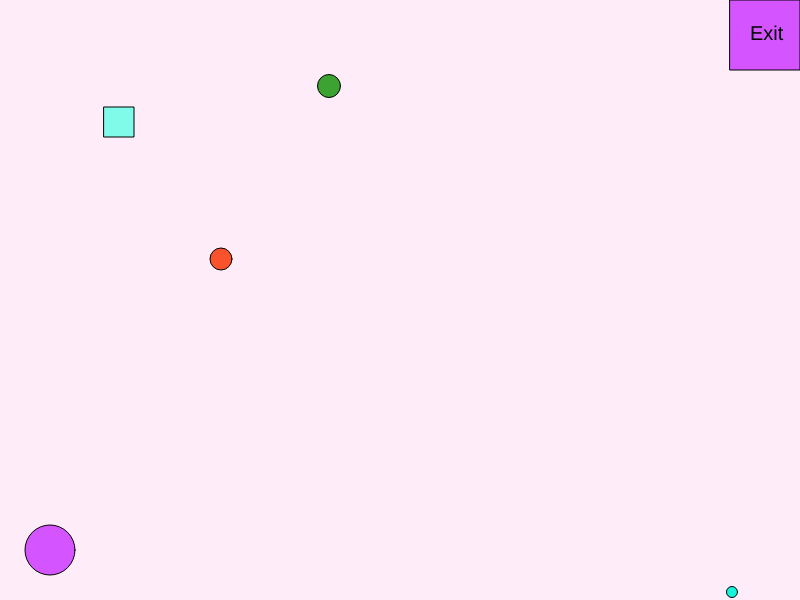
Frame 1 (no input)
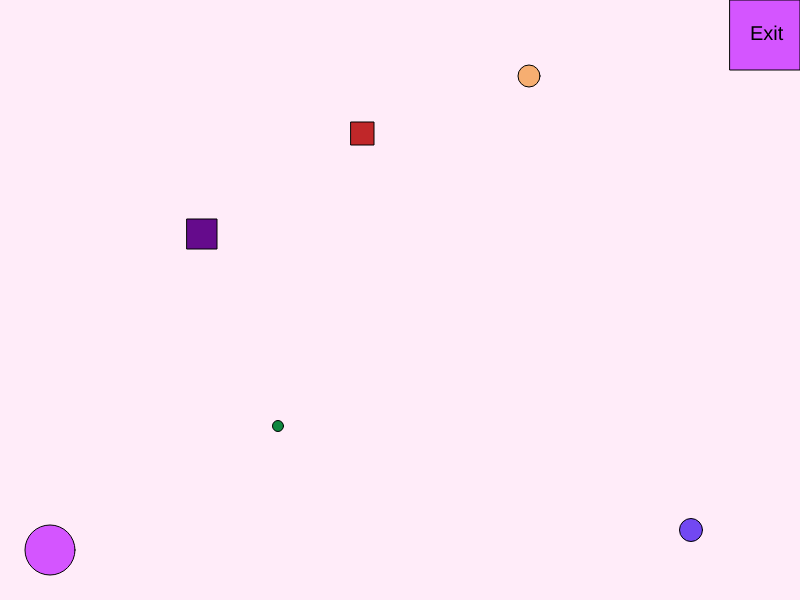
Frame 60 (no input)
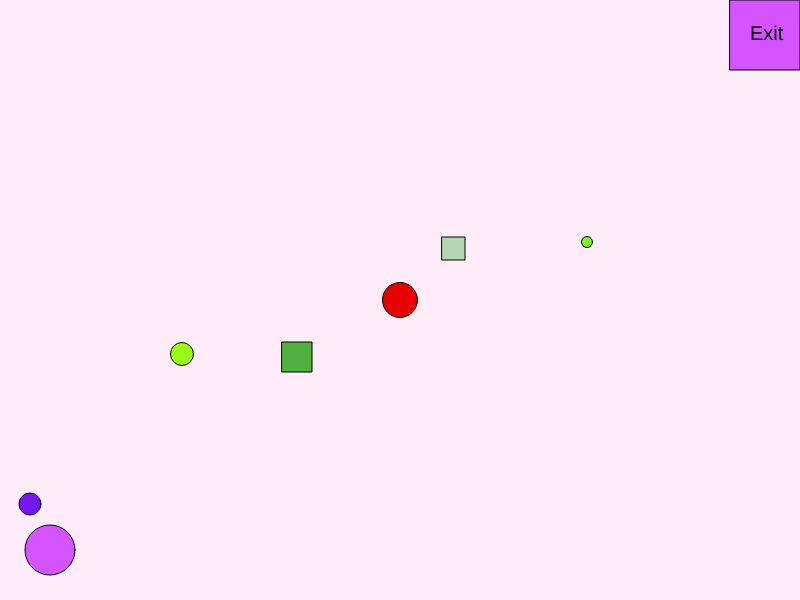
Frame 120 (the mouse pressed at the canvas centre since frame 60)

The p5.js sketch that drew these frames (run headless with seeded random() and noise() and a simulated clock; from frame 60 on, the mouse is pressed at the canvas centre):

// p5.js sketch
// ── sketch.js
var playerx = 50;
var playery = 550;
var clickx = -30;
var clicky = -30;
var x = [];
var y = [];
var diameter = [];

function setup() {
    createCanvas(800,600);
    for(var i = 0; i < 5; i++) {
       x[i] = Math.floor(Math.random() * 800 + 10);
       y[i] = Math.floor(Math.random() * 600 + 10);
       diameter[i] = Math.floor(Math.random() * 25 + 10);
    }
}
function draw() {
    background(255,236,249);
    spawnPlayer();
    movePlayer();
    clickObstacle();
    spawnObs();
    moveObs();
    spawnExit();
    if(playerx >= 720 && playery <= 60) {
      win();
    }
}
function spawnPlayer() {
  fill(212,85,255);
  circle(playerx,playery,50);
}
function movePlayer() {
  if (keyIsDown(UP_ARROW)) {
    playery -= 5;
  }
  else if (keyIsDown(DOWN_ARROW)) {
    playery += 5;
  }
  if (keyIsDown(RIGHT_ARROW)) {
    playerx += 5;
  }
  else if (keyIsDown(LEFT_ARROW)) {
  playerx -= 5;
  }
}
function spawnExit() {
  fill(212,85,255);
  square(730,0,70);
  fill(0,0,0);
  textSize(20);
  text('Exit',750,40);
}
function win() {
  fill(0,0,0);
  textSize(30);
  text('YOU WIN!',350,300);
}
function clickObstacle() {
  fill(230,0,0);
  circle(clickx, clicky, 35);
}
function mousePressed() {
   clickx = mouseX;
   clicky = mouseY;
}
function spawnObs() {
   for(var i = 0; i < x.length; i++) {
      fill(Math.floor(Math.random()* 255),Math.floor(Math.random() * 255),Math.floor(Math.random()* 255));
      if(i % 2 == 0) {
         circle(x[i],y[i],diameter[i]);
      }
      else {
         square(x[i],y[i],diameter[i]);
      }

   }

}
function moveObs() {
   for(var i = 0; i < x.length; i++) {
      if(i % 2 == 0) {
         x[i] -= Math.floor(Math.random() * 15) + 1;
         y[i] -= Math.floor(Math.random() * 5) + 1;

      }
      else {
         x[i] += Math.floor(Math.random() * 2) + 1;
         y[i] += Math.floor(Math.random() * 3) + 1;
      }
      if(x[i] <= 0) {
         x[i] = width;
       }
       else if(x[i] >= width) {
         x[i] = 0;
       }
       if(y[i] <= 0) {
         y[i] = height;
       }
       else if(y[i] >= height) {
         y[i] = 0;
       }
   }

}
